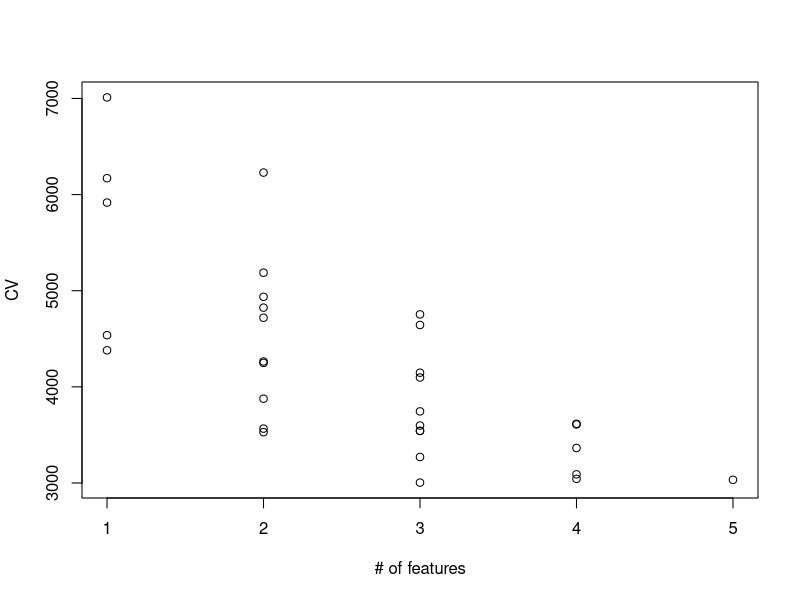

The R source for this figure:
setwd("/Users/Simon/Documents/TDDE01/tdde01/Simon/lab2_assignment1")
set.seed(12345) 
data = swiss
nFolds = 5

linear_regression = function(X,Y){
  X = cbind(1,X)
  Beta = solve((t(X) %*% as.matrix(X))) %*% (t(X)%*%Y)
  print(Beta)
  return(Beta)
}

predict_cv = function(model, testData){
  lin_fnc=model[,1]
  to_be_removed = colnames(testData[,-1])
  to_be_removed = to_be_removed[! to_be_removed %in% names(lin_fnc[-1]), drop = F]
  updated_data = testData[, ! names(testData) %in% to_be_removed, drop = F]
  cv = 0;
  for(i in 1:nrow(testData)){
    predict=sum((lin_fnc[-1])*(updated_data[i,-1]))+lin_fnc[1]
    real = updated_data[i,1]

    cv = cv + (predict-real)^2
  }

  return(cv)
  
}

#Calculate 
cv = function(){
  #Shuffle data
  rdata=data[sample(nrow(data)),]
  #Create 5 folds
  folds <- cut(seq(1,nrow(rdata)),breaks=5,labels=FALSE)
  
  best_cv = Inf
  best_subset = "NULL"
  cv_list=c()
  feature_list=c()
  for(j in 1:5){
    subset = combn(names(swiss[,-1]),j, simplify = TRUE)
    
    for (col in 1:ncol(subset)){
      total_cv = 0
      for(i in 1:5){
        testIndexes <- which(folds==i,arr.ind=TRUE)
        testData <- rdata[testIndexes, ]
        trainData <- rdata[-testIndexes, ]
        to_be_removed = colnames(trainData)
        to_be_removed = to_be_removed[! to_be_removed %in% subset[,col], drop = F] 
        subset_data = trainData[, ! names(trainData) %in% to_be_removed, drop = F]
        model = linear_regression(subset_data,trainData[1][,1])
        cv = predict_cv(model,testData)
        total_cv = total_cv+cv
        
      }
      cv_list[length(cv_list)+1]=total_cv
      feature_list[length(feature_list)+1]=length(names(subset_data))
      if(total_cv < best_cv){
        best_cv = total_cv
        #print(subset_data)
        best_subset = names(subset_data)
      }
      #print(total_cv)

    }
  }
  #Display the best CV and subset
  print(best_cv)
  print(best_subset)
  
  #Plot all CV scores against # of features
  plot(feature_list,cv_list, xlab = "# of features", ylab="CV")

}
cv()
